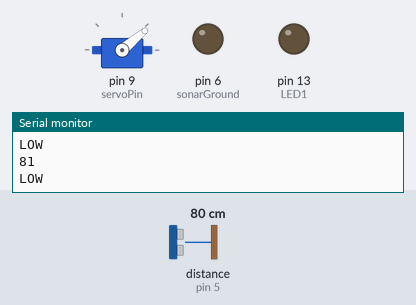
Bench run of a sketch on a simulated Arduino Uno, built with avr-gcc and run on an emulated ATmega328P. Shown: servo, output pins drawn as LEDs (lit = HIGH), the last lines printed to the serial monitor. The inputs (shaded band) are chosen by the test bench; at power-on: distance to the obstacle (sensor on pin 5) 80 cm. Pins used as bus, display or sensor lines are not drawn.

Above: at 1.2 s.
1.3 s: distance to the obstacle (sensor on pin 5) set to 11 cm
3.7 s: distance to the obstacle (sensor on pin 5) set to 8 cm
At 5.8 s:
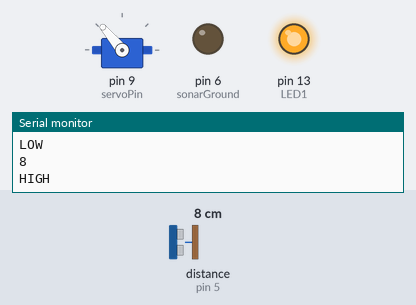
At 11.6 s:
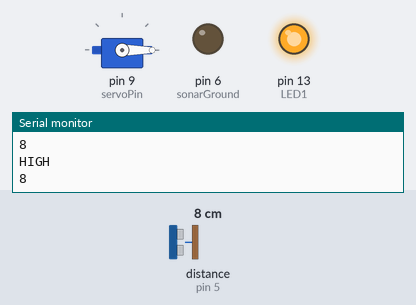
Timing chart, 0 to 12.4 s (numbered marks = the images above; inputs shaded):
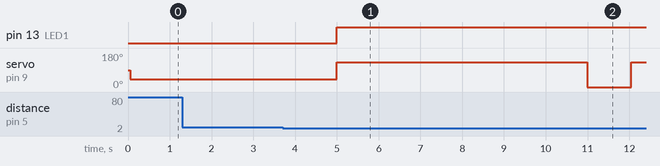

Measured:
- the behaviour switches between 10 and 9 cm on distance to the obstacle (sensor on pin 5) (found by bisection; images 0 and 1)
- after the input at 3.7 s, pin 13 (LED1): LOW → HIGH after 1.3 s; servo on pin 9 (servoPin): 40° → 130° after 1.3 s, → 0° 6.0 s later, → 130° 1.1 s later

The sketch:

finalCode.ino
```cpp
#include <NewPing.h> //boilerplate, loads dependencies
#include <Servo.h> //boilerplate, loads dependencies


int servoPin = 9; //Sets servo pin to 9
int sonarPower = 7; //Sets sonar 5V pin to 7
int sonarGround = 6; //Sets sonar ground pin to 6
int sonarTransmitter = 4; //Sets sonar transmitter pin to 4
int sonarReciever = 5; //Sets sonar reciever pin to 5
int sonarMaxPingDistance = 200; //Sets radar max distance to 200cm
int pingDistance; //Variable that stores input from sonarReciever
int LED1 = 13; //Sets LED1 to control onboard LED

Servo servo1; //Initialises servo module
NewPing sonar1(sonarTransmitter, sonarReciever, sonarMaxPingDistance); //Initialises sonar module with given parameters


void setup() {

  Serial.begin(9600); //sets serial data rate in baud
  servo1.attach(servoPin); //attaches servo object to pin
  pinMode(sonarGround, OUTPUT); //sets pin as output
  pinMode(sonarPower, OUTPUT); //sets pin as output
  pinMode(sonarReciever, INPUT); //sets pin as input
  pinMode(sonarTransmitter, OUTPUT); //sets pin as output
  pinMode (LED1, OUTPUT); //sets onboard LED to output
  digitalWrite(sonarGround, LOW); //sets pin to ground
  digitalWrite(sonarPower, HIGH); //sets pin to +5V

}

void loop() {

  delay(50); //50ms delay before each loop runs
  pingDistance = sonar1.ping_cm(); //sets variable to distance reported by sonar
  Serial.println(pingDistance); //prints distance in console

  if (pingDistance < 10 && pingDistance != 0) { //when distance is less than 10, and not equal to 0, execute the following
      delay(1000); //waits 1 second
      servo1.write(130); //move servo to 90 degree position, claw closes
      Serial.println("HIGH"); //print HIGH in console
      digitalWrite(LED1, HIGH); //sets LED to high
      delay(6000); //waits 6 seconds
      servo1.write(0); //moves servo back to 0 degree position, claw opens
  }
  else {

      servo1.write(40); //move servo to 0 degree position, claw opens
      Serial.println("LOW"); //print LOW in console
      digitalWrite(LED1, LOW); //sets LED to low
      delay(250); //waits 250ms for servo
    }
}
```
